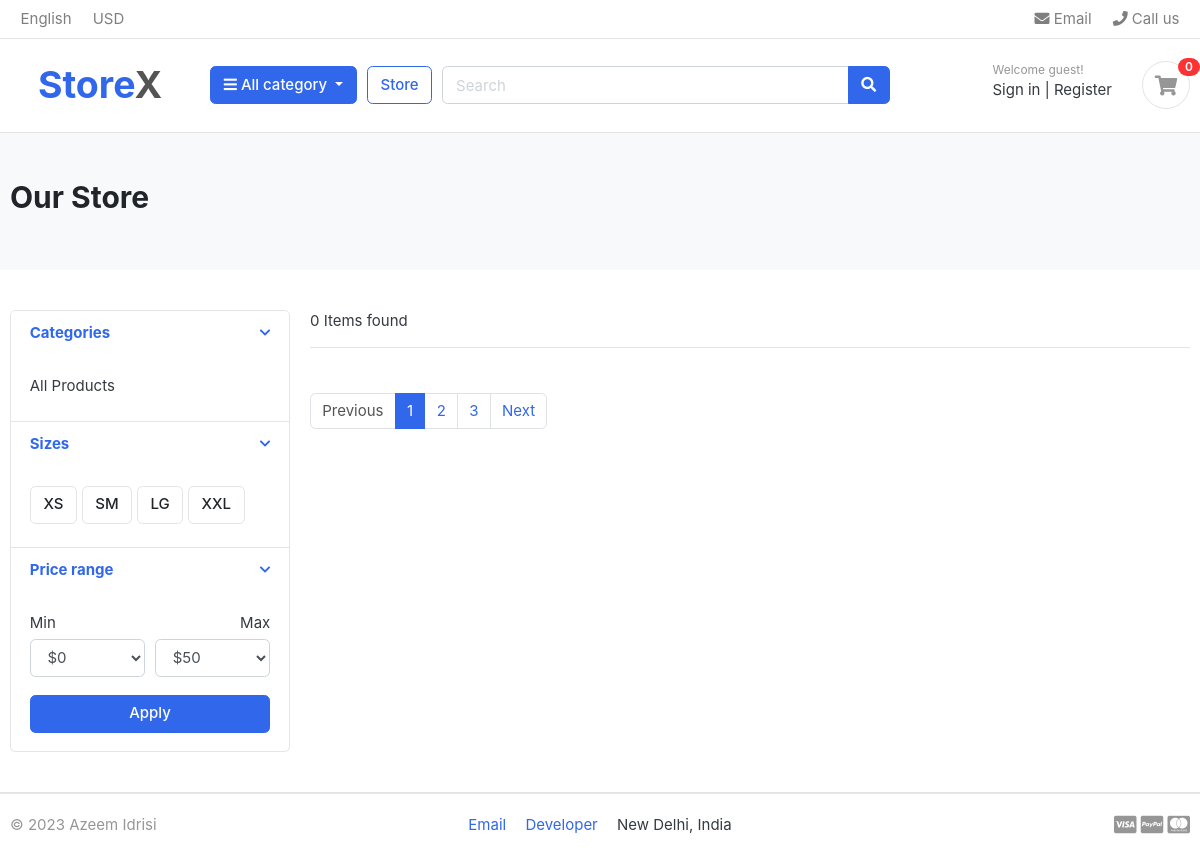
Page /store/ on the earlier database version.
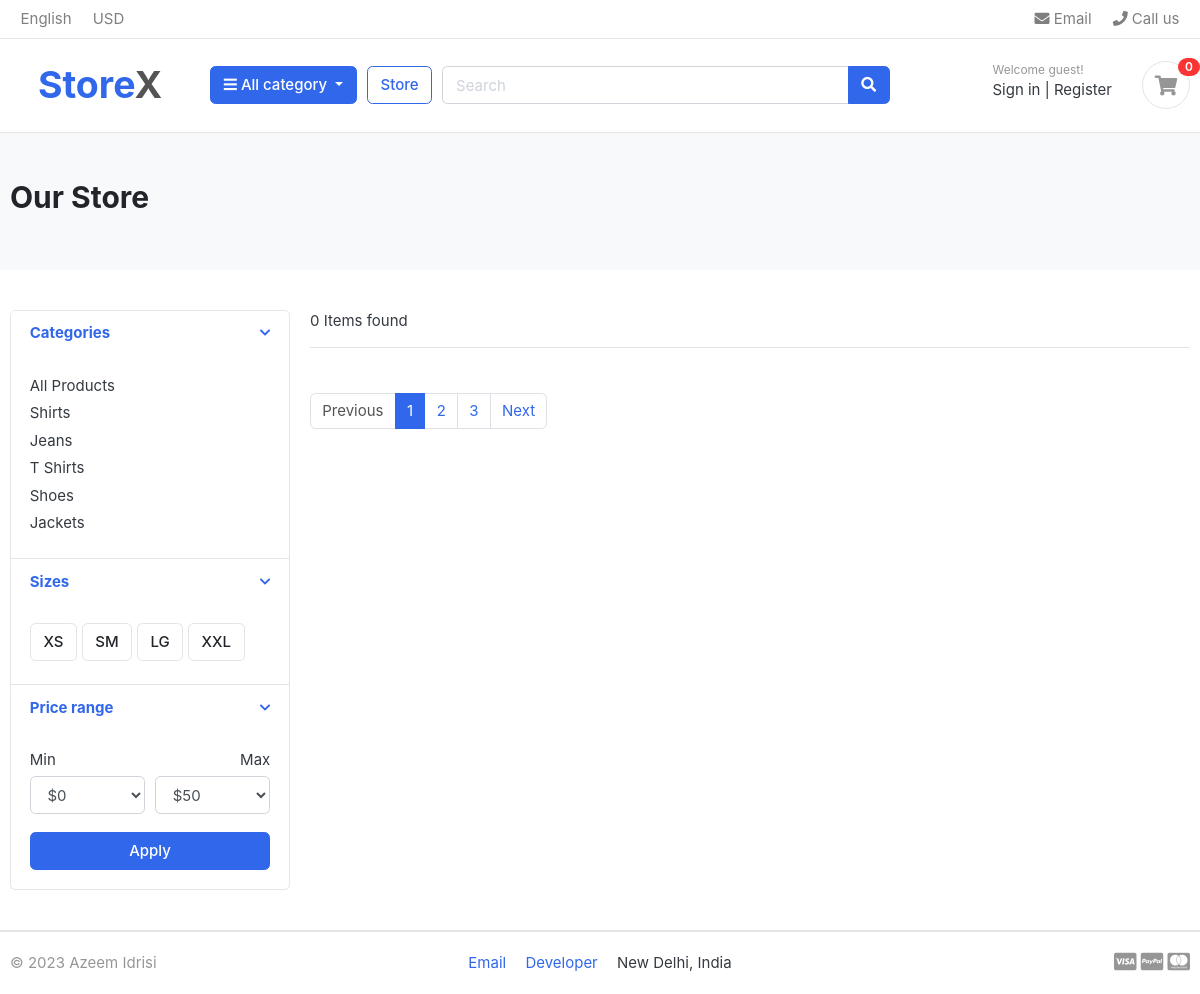
Same page on the later database version.
### category/models.py (models this page shows, shortened)
class Category(models.Model):
    category_name = models.CharField(max_length=50, unique=True)
    slug = models.SlugField(null=False, unique=True)
    description = models.TextField(max_length=255, blank=True)
    category_image = models.ImageField(upload_to="images/categories", blank=True)
    class Meta:
        verbose_name = "Category"
        verbose_name_plural = "Categories"
    def get_url(self):
        return reverse("by_category", args=[self.slug])

### store/views.py (the view)
# urls.py: path("store/", include("store.urls")),
def store(request):
    products = Product.objects.all().filter(is_available=True)
    context = {
        "products": products,
    }
    return render(request, "store/store.html", context)

### cart/context_processors.py (called while the page is built)
def counter(request):
    cart_count = 0
    try:
        cart = Cart.objects.filter(cart_id=_cart_id(request))
        cart_items = CartItem.objects.filter(cart=cart[:1])
        for item in cart_items:
            cart_count += item.quantity
    except Cart.DoesNotExist:
        pass
    return dict(cart_count=cart_count)

### cart/views.py (called while the page is built)
def _cart_id(request):
    cart = request.session.session_key
    if not cart:
        cart = request.session.create()
    return cart

### category/context_processors.py (called while the page is built)
def menu_links(request):
    links = Category.objects.all()
    return dict(links=links)

### templates/store/store.html (shortened to what the changed rows need)
{% extends "base.html" %} {% block content %} {% load static %}
<section class="section-pagetop bg">
  <div class="container">
    <h2 class="title-page">Our Store</h2>
  </div>
</section>
<section class="section-content padding-y">
  <div class="container">
    <div class="row">
      <aside class="col-md-3">
        <div class="card">
          <article class="filter-group">
            <div class="filter-content collapse show" id="collapse_1" style="">
              <div class="card-body">
                <ul class="list-menu">
                  {% for category in links %}
                  <li>
                    <a href="{{category.get_url}}"
                      >{{ category.category_name }}</a
                    >
                  </li>
                  {% endfor %}
                </ul>
              </div>
            </div>
          </article>
        </div>
      </aside>
    </div>
  </div>
</section>
{% endblock content %}

Differences in the rows shown:
added Category: category_name "Shirts"
added Category: category_name "Jeans"
added Category: category_name "T Shirts"
added Category: category_name "Shoes"
added Category: category_name "Jackets"
